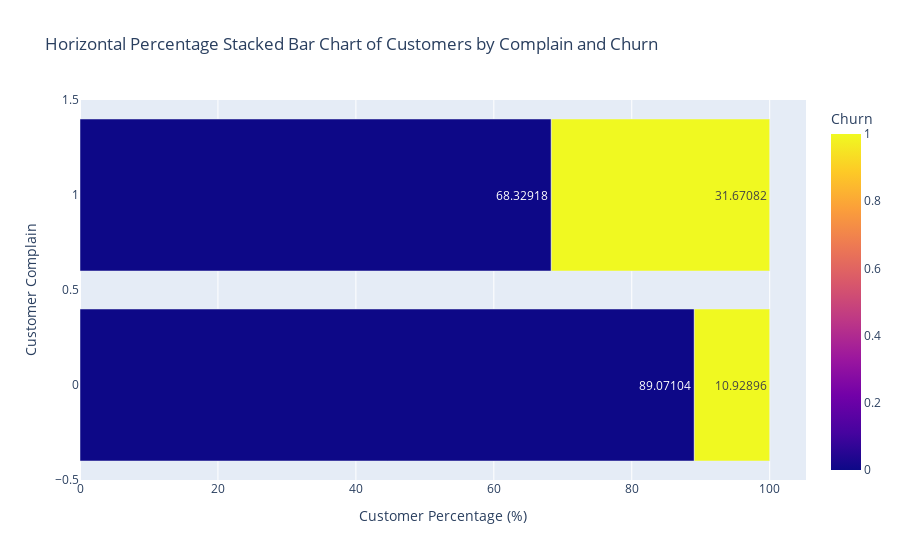

Notebook cell for this chart:
### Markdown cell above
### Observation & Insight:
Customer dengan Tenure rendah (kurang dari 2 bulan) memiliki potensi churn jauh lebih tinggi daripada tenure menengah keatas. Terlihat dalam grafik tenure 0-1 bulan memiliki persentase churn yang paling tinggi sebesar 53,5%.Tenure 1-2 bulan memiliki persentase churn yang tinggi juga sebesar 50,6%. Sedangkan Tenure yang lebih dari 2 bulan memiliki sampai 21 bulan memiliki median sekitar 13,9%. Dari grafik juga terlihat customer yang memiliki tenure lebih dari sama dengan 22 bulan tidak ada customer yang Churn

Berikut beberapa rekomendasi bisnis yang dapat membantu Anda memfokuskan upaya untuk menjaga pelanggan yang baru bergabung:

1. Program Onboarding yang Efektif: Buatlah program onboarding yang efektif untuk pelanggan yang baru bergabung, dengan panduan langkah demi langkah yang memudahkan mereka dalam menggunakan aplikasi dan berbelanja. Sediakan bantuan dan dukungan pelanggan yang mudah diakses selama periode onboarding.

2. Penawaran Spesial untuk Tenure Rendah: Berikan penawaran spesial, diskon, atau hadiah kepada pelanggan dengan tenure rendah untuk mendorong mereka berbelanja lebih banyak. Buatlah paket promosi khusus untuk produk-produk yang biasanya dibeli oleh pelanggan baru.

3. Customer Engagement: Fokus pada customer engagement dengan mengirimkan email, notifikasi, atau pesan langsung yang memberikan informasi tentang produk, penawaran khusus, atau rekomendasi berdasarkan perilaku mereka.

4. Program Loyalty: Implementasikan program loyalty yang memberikan insentif kepada pelanggan yang tetap berbelanja dengan Anda. Berikan poin atau diskon tambahan setelah pelanggan mencapai tenure tertentu. Berikan insentif kepada pelanggan yang mereferensikan teman atau keluarga untuk bergabung dengan aplikasi Anda.

### Code cell
df2 = df.copy()
df2['Complain'].map({0: 'No', 1: 'Yes'})

# Group the data by 'Complain', 'Churn', and count the number of occurrences
grouped_data = df2.groupby(['Complain', 'Churn']).size().reset_index(name='Count')

# Calculate the percentage of customers in each stack
grouped_data['Percentage'] = grouped_data['Count'] / grouped_data.groupby('Complain')['Count'].transform('sum') * 100

# Plot the horizontal percentage stacked bar chart
fig = px.bar(grouped_data, x='Percentage', y='Complain', orientation='h', color='Churn',
             title='Horizontal Percentage Stacked Bar Chart of Customers by Complain and Churn',
             color_discrete_sequence=['#3A506B', '#BA1F33'],
             labels={'Complain': 'Customer Complain', 'Percentage': 'Customer Percentage'})

# Customize the plot
fig.update_layout(barmode='stack')
fig.update_traces(texttemplate='%{value}', textposition='inside')
fig.update_xaxes(title_text='Customer Percentage (%)')
fig.update_yaxes(title_text='Customer Complain')

fig.show()

### Figure 1 — Plotly figure (JSON) as saved in the notebook; plotly's stock layout.template omitted (floating-point values rounded to 4 significant figures)
{"data": [{"alignmentgroup": "True", "hovertemplate": "Customer Percentage=%{x}<br>Customer Complain=%{y}<br>Churn=%{marker.color}<extra></extra>", "legendgroup": "", "marker": {"color": [0, 1, 0, 1], "coloraxis": "coloraxis", "pattern": {"shape": ""}}, "name": "", "offsetgroup": "", "orientation": "h", "showlegend": false, "textposition": "inside", "texttemplate": "%{value}", "type": "bar", "x": [89.07, 10.93, 68.33, 31.67], "xaxis": "x", "y": [0, 0, 1, 1], "yaxis": "y"}], "layout": {"barmode": "stack", "coloraxis": {"colorbar": {"title": {"text": "Churn"}}, "colorscale": [[0, "#0d0887"], [0.1111, "#46039f"], [0.2222, "#7201a8"], [0.3333, "#9c179e"], [0.4444, "#bd3786"], [0.5556, "#d8576b"], [0.6667, "#ed7953"], [0.7778, "#fb9f3a"], [0.8889, "#fdca26"], [1, "#f0f921"]]}, "legend": {"tracegroupgap": 0}, "title": {"text": "Horizontal Percentage Stacked Bar Chart of Customers by Complain and Churn"}, "xaxis": {"anchor": "y", "domain": [0, 1], "title": {"text": "Customer Percentage (%)"}}, "yaxis": {"anchor": "x", "domain": [0, 1], "title": {"text": "Customer Complain"}}}}
